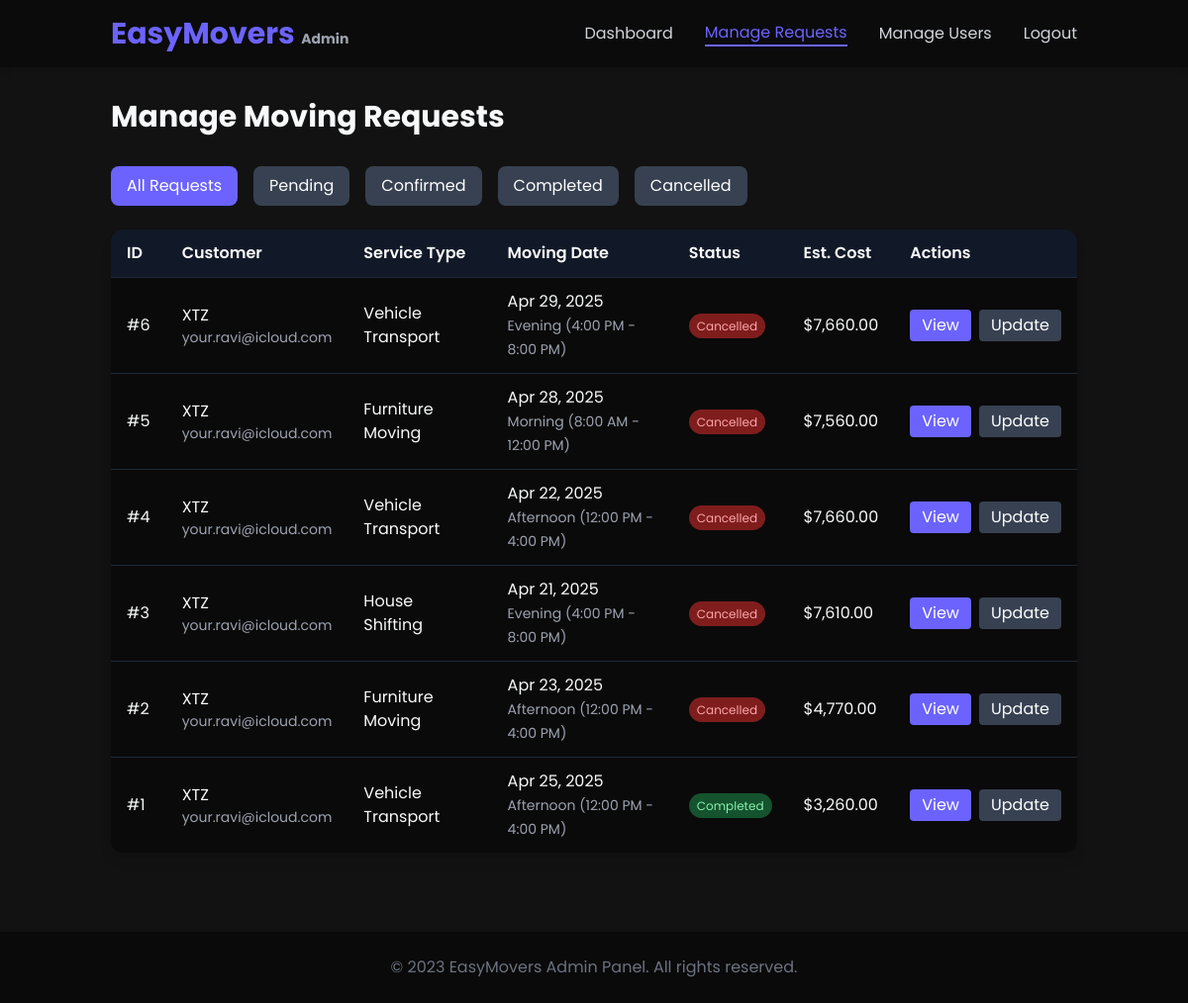
/manage_requests.php (signed in), run on the app's committed database.
### tables this page shows
CREATE TABLE `moving_requests` (
  `id` int(11) NOT NULL,
  `user_id` int(11) NOT NULL,
  `service_type` varchar(100) NOT NULL,
  `from_address` text NOT NULL,
  `to_address` text NOT NULL,
  `moving_date` date NOT NULL,
  `moving_time` varchar(50) NOT NULL,
  `items` text NOT NULL,
  `special_instructions` text DEFAULT NULL,
  `status` enum('pending','confirmed','in_progress','completed','cancelled') NOT NULL DEFAULT 'pending',
  `admin_notes` text DEFAULT NULL,
  `estimated_cost` decimal(10,2) DEFAULT NULL,
  `created_at` datetime NOT NULL,
  `updated_at` datetime DEFAULT NULL
);

CREATE TABLE `users` (
  `id` int(11) NOT NULL,
  `name` varchar(100) NOT NULL,
  `email` varchar(100) NOT NULL,
  `password` varchar(255) NOT NULL,
  `phone` varchar(20) DEFAULT NULL,
  `address` text DEFAULT NULL,
  `created_at` timestamp NOT NULL DEFAULT current_timestamp()
);

### manage_requests.php (the view, shortened to what this page needs)
<?php
require_once 'db_connect.php';
$sql = "SELECT mr.*, u.name as user_name, u.email as user_email
        FROM moving_requests mr
        JOIN users u ON mr.user_id = u.id
        ORDER BY mr.created_at DESC";
$requests = [];
if ($stmt = $pdo->prepare($sql)) {
    if ($stmt->execute()) {
        $requests = $stmt->fetchAll(PDO::FETCH_ASSOC);
    }
}
?>
<!DOCTYPE html>
<html lang="en">
<head>
    <script src="https://cdn.tailwindcss.com"></script>
    <link rel="stylesheet" href="https://cdnjs.cloudflare.com/ajax/libs/font-awesome/6.4.0/css/all.min.css">
</head>
<body class="bg-dark min-h-screen">
    <nav class="bg-darker bg-opacity-90 py-4 shadow-md">
        <div class="container mx-auto px-6">
            <div class="flex items-center justify-between">
                <a href="index.php" class="text-3xl font-bold text-primary">EasyMovers <span class="text-sm text-gray-400">Admin</span></a>
                <div class="hidden md:flex space-x-8 items-center">
                    <a href="dashboard.php" class="text-gray-300 hover:text-primary transition-colors">Dashboard</a>
                    <a href="manage_requests.php" class="text-primary border-b-2 border-primary transition-colors">Manage Requests</a>
                    <a href="manage_users.php" class="text-gray-300 hover:text-primary transition-colors">Manage Users</a>
                    <a href="admin_logout.php" class="text-gray-300 hover:text-primary transition-colors">Logout</a>
                </div>
            </div>
        </div>
    </nav>
    <div class="container mx-auto px-6 py-8">
        <h1 class="text-3xl font-bold mb-8">Manage Moving Requests</h1>
        <div class="mb-6 flex flex-wrap gap-4">
            <button class="filter-btn active bg-primary text-white px-4 py-2 rounded-lg" data-filter="all">All Requests</button>
            <button class="filter-btn bg-gray-700 text-white px-4 py-2 rounded-lg" data-filter="pending">Pending</button>
            <button class="filter-btn bg-gray-700 text-white px-4 py-2 rounded-lg" data-filter="confirmed">Confirmed</button>
            <button class="filter-btn bg-gray-700 text-white px-4 py-2 rounded-lg" data-filter="completed">Completed</button>
            <button class="filter-btn bg-gray-700 text-white px-4 py-2 rounded-lg" data-filter="cancelled">Cancelled</button>
        </div>
        <div class="overflow-x-auto bg-darker rounded-xl shadow-lg">
            <table class="min-w-full">
                <thead>
                    <tr class="bg-gray-900 text-left">
                        <th class="py-3 px-4 font-semibold">ID</th>
                        <th class="py-3 px-4 font-semibold">Customer</th>
                        <th class="py-3 px-4 font-semibold">Service Type</th>
                        <th class="py-3 px-4 font-semibold">Moving Date</th>
                        <th class="py-3 px-4 font-semibold">Status</th>
                        <th class="py-3 px-4 font-semibold">Est. Cost</th>
                        <th class="py-3 px-4 font-semibold">Actions</th>
                    </tr>
                </thead>
                <tbody>
                    <?php if (empty($requests)): ?>
                        <tr>
                            <td colspan="7" class="py-4 px-4 text-center text-gray-400">No moving requests found.</td>
                        </tr>
                    <?php else: ?>
                        <?php foreach ($requests as $request): ?>
                            <tr class="border-t border-gray-800 request-row" data-status="<?php echo strtolower($request['status']); ?>">
                                <td class="py-3 px-4">#<?php echo $request['id']; ?></td>
                                <td class="py-3 px-4">
                                    <div><?php echo htmlspecialchars($request['user_name']); ?></div>
                                    <div class="text-sm text-gray-400"><?php echo htmlspecialchars($request['user_email']); ?></div>
                                </td>
                                <td class="py-3 px-4"><?php echo htmlspecialchars($request['service_type']); ?></td>
                                <td class="py-3 px-4">
                                    <?php echo date('M d, Y', strtotime($request['moving_date'])); ?><br>
                                    <span class="text-sm text-gray-400"><?php echo htmlspecialchars($request['moving_time']); ?></span>
                                </td>
                                <td class="py-3 px-4">
                                    <?php
                                    $status_class = '';
                                    switch ($request['status']) {
                                        case 'completed':
                                            $status_class = 'bg-green-900 text-green-300';
                                            break;
                                        case 'cancelled':
                                            $status_class = 'bg-red-900 text-red-300';
                                            break;
                                    }
                                    ?>
                                    <span class="<?php echo $status_class; ?> py-1 px-2 rounded-full text-xs">
                                        <?php echo ucfirst($request['status']); ?>
                                    </span>
                                </td>
                                <td class="py-3 px-4">$<?php echo number_format($request['estimated_cost'], 2); ?></td>
                                <td class="py-3 px-4">
                                    <div class="flex space-x-2">
                                        <button class="view-details-btn bg-primary hover:bg-primary-dark text-white px-3 py-1 rounded"
                                                data-id="<?php echo $request['id']; ?>">
                                            View
                                        </button>
                                        <button class="update-status-btn bg-gray-700 hover:bg-gray-600 text-white px-3 py-1 rounded"
                                                data-id="<?php echo $request['id']; ?>"
                                                data-status="<?php echo $request['status']; ?>">
                                            Update
                                        </button>
                                    </div>
                                </td>
                            </tr>
                        <?php endforeach; ?>
                    <?php endif; ?>
                </tbody>
            </table>
        </div>
    </div>
    <footer class="bg-darker py-6 mt-12">
        <div class="container mx-auto px-6">
            <p class="text-center text-gray-500">&copy; 2023 EasyMovers Admin Panel. All rights reserved.</p>
        </div>
    </footer>
</body>
</html>

### manage_requests.php (style rules this page uses)
body { font-family: 'Poppins', sans-serif; background-color: #121212; color: #f8f9fa; }

### data on the page
moving_requests: id "6", user.name "XTZ", user.email "your.ravi@icloud.com", service_type "Vehicle Transport", moving_date "Apr 29, 2025", moving_time "Evening (4:00 PM - 8:00 PM)", status "Cancelled", estimated_cost "7,660.00"
moving_requests: id "5", user.name "XTZ", user.email "your.ravi@icloud.com", service_type "Furniture Moving", moving_date "Apr 28, 2025", moving_time "Morning (8:00 AM - 12:00 PM)", status "Cancelled", estimated_cost "7,560.00"
moving_requests: id "4", user.name "XTZ", user.email "your.ravi@icloud.com", service_type "Vehicle Transport", moving_date "Apr 22, 2025", moving_time "Afternoon (12:00 PM - 4:00 PM)", status "Cancelled", estimated_cost "7,660.00"
moving_requests: id "3", user.name "XTZ", user.email "your.ravi@icloud.com", service_type "House Shifting", moving_date "Apr 21, 2025", moving_time "Evening (4:00 PM - 8:00 PM)", status "Cancelled", estimated_cost "7,610.00"
moving_requests: id "2", user.name "XTZ", user.email "your.ravi@icloud.com", service_type "Furniture Moving", moving_date "Apr 23, 2025", moving_time "Afternoon (12:00 PM - 4:00 PM)", status "Cancelled", estimated_cost "4,770.00"
moving_requests: id "1", user.name "XTZ", user.email "your.ravi@icloud.com", service_type "Vehicle Transport", moving_date "Apr 25, 2025", moving_time "Afternoon (12:00 PM - 4:00 PM)", status "Completed", estimated_cost "3,260.00"
